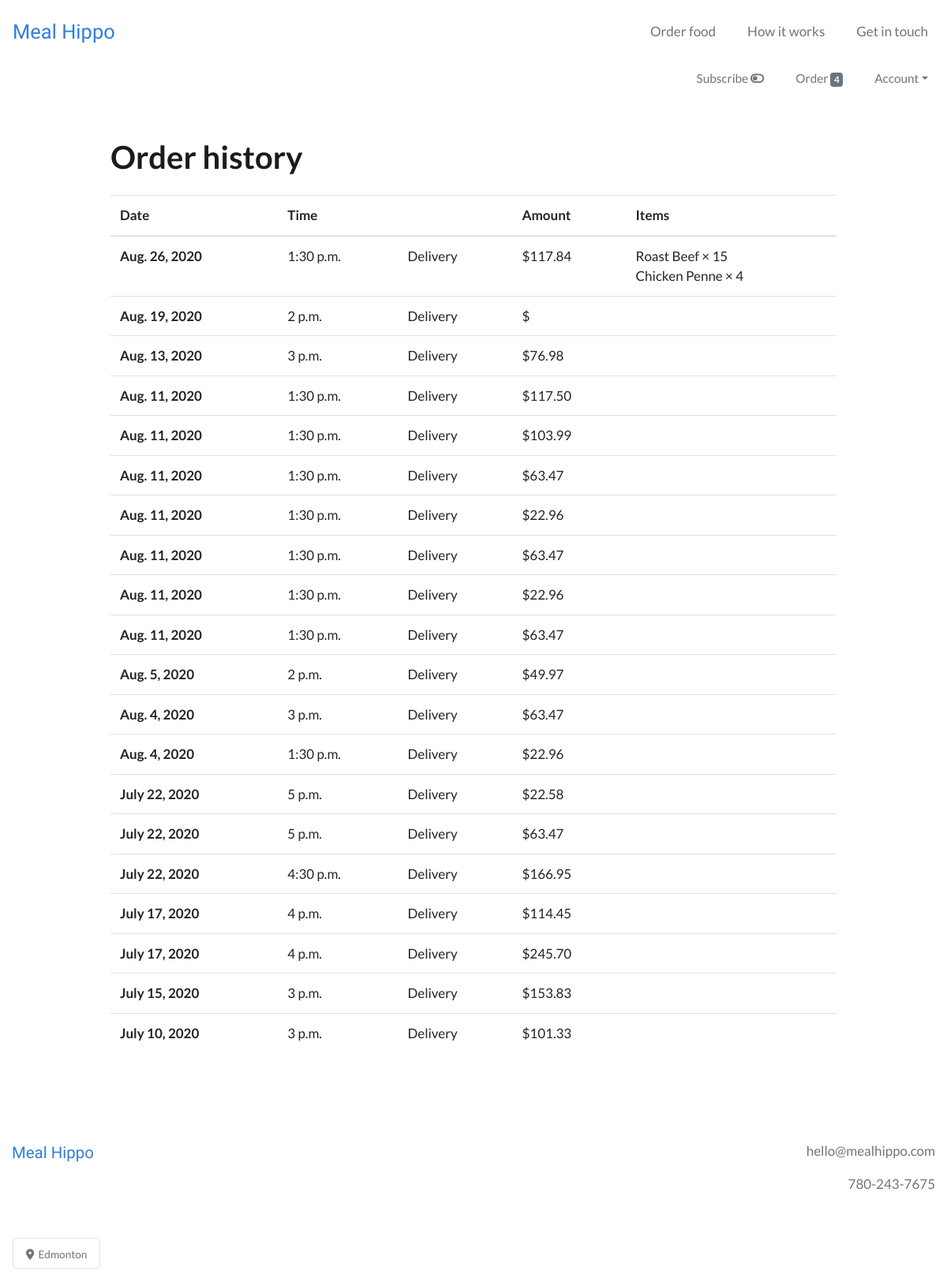
The app's page /order/history (signed in) with its own data.
### users/models.py (models this page shows, shortened)
class CustomUser(AbstractBaseUser):
    email = models.EmailField(unique=True)
    is_active = models.BooleanField(default=True)
    is_admin = models.BooleanField(default=False)
    objects = CustomUserManager()
    USERNAME_FIELD = 'email'
    REQUIRED_FIELDS = []

### webplatform/models.py (models this page shows, shortened)
class Order(models.Model):
    user = models.ForeignKey(settings.AUTH_USER_MODEL, on_delete=models.CASCADE)
    items = models.ManyToManyField(OrderItem)
    to_be_delivered = models.BooleanField(default=True)
    delivery_date = models.DateField(null=True)
    delivery_time = models.TimeField(null=True)
    notes = models.TextField(blank=True, null=True, verbose_name='Order notes')
    is_completed = models.BooleanField(default=False)
    payment = models.ForeignKey(Payment, on_delete=models.SET_NULL, blank=True, null=True)
    created_at = models.DateTimeField(auto_now_add=True)
    modified_at = models.DateTimeField(auto_now=True)

class Payment(models.Model):
    stripe_charge_id = models.CharField(max_length=50)
    user = models.ForeignKey(settings.AUTH_USER_MODEL, on_delete=models.SET_NULL, blank=True, null=True)
    price = models.FloatField()
    timestamp = models.DateTimeField(auto_now=True)

class OrderItem(models.Model):
    user = models.ForeignKey(settings.AUTH_USER_MODEL, on_delete=models.CASCADE)
    item = models.ForeignKey(Item, on_delete=models.CASCADE)
    quantity = models.IntegerField(default=1)
    is_individual = models.BooleanField(default=False)
    is_completed = models.BooleanField(default=False)

class Item(models.Model):
    supplier = models.ForeignKey(Supplier, on_delete=models.CASCADE)
    name = models.CharField(max_length=100)
    description = models.TextField()
    price = models.FloatField()
    minimum_portions = models.IntegerField(blank=True, null=True)
    portion_increment = models.IntegerField(blank=True, null=True)
    minimum_lead_time = models.IntegerField(blank=True, null=True)
    calories = models.CharField(max_length=100, blank=True, null=True)
    protein = models.FloatField(blank=True, null=True)
    fat = models.FloatField(blank=True, null=True)
    carbs = models.FloatField(blank=True, null=True)
    portion_size = models.TextField(blank=True, null=True)
    rank = models.IntegerField(blank=True, null=True)
    is_active = models.BooleanField()
    is_featured = models.BooleanField(default=False)
    created_at = models.DateTimeField(auto_now_add=True)
    modified_at = models.DateTimeField(auto_now=True)

### webplatform/views.py (the view)
# urls.py: path('order/history', views.OrderHistoryView.as_view(), name='order_history_view'),
class OrderHistoryView(IsSubscribedMixin, LoginRequiredMixin, TemplateView):
    login_url = 'login'
    template_name = 'webplatform/order_history_view.html'
    def get_context_data(self, **kwargs):
        context = super().get_context_data(**kwargs)
        context['completed_orders'] = models.Order.objects.filter(user=self.request.user, is_completed=True).order_by('-delivery_date', '-delivery_time')
        return context

### webplatform/templatetags/templatetags.py (called while the page is built)
@register.filter
def cart_item_count(user):
    if user.is_authenticated:
        queryset = models.Order.objects.filter(user=user, is_completed=False)
        if queryset.exists():
            return queryset[0].items.count()
    return 0

### webplatform/views.py (called while the page is built)
    def get_context_data(self, **kwargs):
        context = super(IsSubscribedMixin, self).get_context_data(**kwargs)
        if self.request.user.is_authenticated:
            user_subscription_qs = models.UserSubscription.objects.filter(user=self.request.user)
            user_subscription = user_subscription_qs[0]
            context['is_subscribed'] = user_subscription.is_subscribed
        return context

### webplatform/templates/webplatform/order_history_view.html (shortened to what this page needs)
{% extends 'base.html' %}
{% load static %}
{% load humanize %}
{% block content %}
<div class="container my-5">
  <div class="row my-5">
    <div class="col-md-10 offset-md-1">
      <h1 class="mb-4">Order history</h1>
      <table class="table">
        <thead>
          <tr>
            <th scope="col">Date</th>
            <th scope="col">Time</th>
            <th scope="col"></th>
            <th scope="col">Amount</th>
            <th scope="col">Items</th>
          </tr>
        </thead>
        <tbody>
          {% for completed_order in completed_orders %}
            <tr>
              <th scope="row">{{ completed_order.delivery_date }}</th>
              <td>{{ completed_order.delivery_time }}</td>
              <td>{% if completed_order.to_be_delivered %}Delivery{% else %}Pickup{% endif %}</td>
              <td>${{ completed_order.payment.price|floatformat:2|intcomma }}</td>
              <td>
                {% for order_item in completed_order.items.all %}
                  {{ order_item.item.name }} &times; {{ order_item.quantity }}<br>
                {% endfor %}
              </td>
            </tr>
          {% endfor %}
        </tbody>
      </table>
    </div>
  </div>
</div>
{% endblock %}

### templates/base.html (shortened to what this page needs)
{% load static %}
{% load templatetags %}
<!DOCTYPE html>
<html lang="en" dir="ltr">
  <head>
    <link rel="stylesheet" href="https://stackpath.bootstrapcdn.com/bootstrap/4.4.1/css/bootstrap.min.css">
    <link rel="stylesheet" type="text/css" href="{% static 'style.css' %}">
  </head>
  <body>
    <nav class="navbar navbar-expand-md navbar-light py-3">
      <a class="navbar-brand" href="{% url 'webplatform:home_view' %}">Meal&nbsp;Hippo</a>
      <div class="collapse navbar-collapse" id="navbarText">
        <ul class="navbar-nav ml-auto">
          <li class="nav-item mr-4">
            <a class="nav-link" href="{% url 'webplatform:order_items_view' %}">Order food</a>
          </li>
          <li class="nav-item mr-4">
            <a class="nav-link" href="{% url 'webplatform:support_view' %}">How it works</a>
          </li>
          {% if user.is_authenticated %}
            <li class="nav-item">
          {% else %}
            <li class="nav-item mr-4">
          {% endif %}
            <a class="nav-link" href="{% url 'webplatform:contact_view' %}">Get in touch</a>
          </li>
        </ul>
      </div>
    </nav>
    {% if user.is_authenticated %}
        <nav class="navbar navbar-expand navbar-light user-nav pt-0">
            <ul class="navbar-nav mx-auto ml-md-auto mr-md-0">
              {% if is_subscribed %}
                <li class="nav-item mr-4">
                  <a class="nav-link" data-toggle="modal" data-target="#subscribe_modal" href="">Subscribed <i class="fas fa-toggle-on"></i></a>
                </li>
              {% else %}
                <span data-toggle="tooltip" data-placement="bottom" title="Set up automatic weekly orders and save money">
                  <li class="nav-item mr-4">
                    <a class="nav-link" data-toggle="modal" data-target="#subscribe_modal" href="">Subscribe <i class="fas fa-toggle-off"></i></a>
                  </li>
                </span>
              {% endif %}
              <li class="nav-item mr-4">
                <a class="nav-link" href="{% url 'webplatform:order_items_view' %}">
                  Order <span class="badge badge-secondary">{{ request.user|cart_item_count }}</span>
                </a>
              </li>
              <li class="nav-item dropdown">
                <a class="nav-link dropdown-toggle" data-toggle="dropdown" href="#" role="button" aria-haspopup="true" aria-expanded="false">Account</a>
              </li>
            </ul>
        </nav>
    {% endif %}
    {% block content %}
    {% endblock %}
    <footer>
      <div class="container-fluid text-center py-5 mb-5">
        <div class="row">
          <div class="col-sm text-sm-left mb-4">
            <span class="logo">
              <a href="{% url 'webplatform:home_view' %}">Meal&nbsp;Hippo</a>
            </span>
          </div>
          <div class="col-sm text-sm-right">
            <p>hello@mealhippo.com</p>
            <p>780-243-7675</p>
          </div>
        </div>
      </div>
    </footer>
    <div class="fixed-bottom ml-3 mb-4 location">
      <span class="border rounded text-secondary bg-white px-3 py-2 location-badge">
        <small><i class="fas fa-map-marker-alt"></i>&nbsp;&nbsp;Edmonton</small>
      </span>
    </div>
  </body>
</html>

### static/style.css (style rules this page uses)
:root { --heading: #1B1B1F; --sub_heading: #1B1B1F; --text: #70747A; --logo: #307FDB; --button_dark: #307FDB; --button_light: #388FF4; --link_dark: #307FDB; --link_light: #388FF4; --nav_dark: #70747A; --nav_light: #1B1B1F; --attention_dark: #C1DAFF; --attention_light: #D8E8FF; --attention_text: #0956AF; --splash_focus: #78290F; }
body { color: var(--text); font-family: 'Lato', sans-serif; font-size: 17px; }
a, .btn-link { color: var(--link_dark); }
h1, h2, h3 { font-weight: bold; color: var(--heading); }
.navbar-light .navbar-brand, .logo a { color: var(--logo); font-size: 1.5em; font-family: 'Varela Round', "Arial Rounded MT Bold", "Helvetica Rounded", sans-serif; }
.logo a { font-size: 1.2em; }
.navbar-nav .nav-item a.nav-link { color: var(--nav_dark); }
.user-nav { font-size: 0.9em; }
.location { width: 120px; }

### records on screen
CustomUser: user|cart_item_count "4"
Order: delivery_date "Aug. 26, 2020", delivery_time "1:30 p.m.", to_be_delivered "Delivery", payment.price "117.84"
OrderItem: item.name "Roast Beef", quantity "15"
OrderItem: item.name "Chicken Penne", quantity "4"
Order: delivery_date "Aug. 19, 2020", delivery_time "2 p.m.", to_be_delivered "Delivery"
Order: delivery_date "Aug. 13, 2020", delivery_time "3 p.m.", to_be_delivered "Delivery", payment.price "76.98"
Order: delivery_date "Aug. 11, 2020", delivery_time "1:30 p.m.", to_be_delivered "Delivery", payment.price "117.50"
Order: delivery_date "Aug. 11, 2020", delivery_time "1:30 p.m.", to_be_delivered "Delivery", payment.price "103.99"
Order: delivery_date "Aug. 11, 2020", delivery_time "1:30 p.m.", to_be_delivered "Delivery", payment.price "63.47"
Order: delivery_date "Aug. 11, 2020", delivery_time "1:30 p.m.", to_be_delivered "Delivery", payment.price "22.96"
Order: delivery_date "Aug. 11, 2020", delivery_time "1:30 p.m.", to_be_delivered "Delivery", payment.price "63.47"
Order: delivery_date "Aug. 11, 2020", delivery_time "1:30 p.m.", to_be_delivered "Delivery", payment.price "22.96"
Order: delivery_date "Aug. 11, 2020", delivery_time "1:30 p.m.", to_be_delivered "Delivery", payment.price "63.47"
Order: delivery_date "Aug. 5, 2020", delivery_time "2 p.m.", to_be_delivered "Delivery", payment.price "49.97"
Order: delivery_date "Aug. 4, 2020", delivery_time "3 p.m.", to_be_delivered "Delivery", payment.price "63.47"
Order: delivery_date "Aug. 4, 2020", delivery_time "1:30 p.m.", to_be_delivered "Delivery", payment.price "22.96"
Order: delivery_date "July 22, 2020", delivery_time "5 p.m.", to_be_delivered "Delivery", payment.price "22.58"
Order: delivery_date "July 22, 2020", delivery_time "5 p.m.", to_be_delivered "Delivery", payment.price "63.47"
Order: delivery_date "July 22, 2020", delivery_time "4:30 p.m.", to_be_delivered "Delivery", payment.price "166.95"
Order: delivery_date "July 17, 2020", delivery_time "4 p.m.", to_be_delivered "Delivery", payment.price "114.45"
Order: delivery_date "July 17, 2020", delivery_time "4 p.m.", to_be_delivered "Delivery", payment.price "245.70"
Order: delivery_date "July 15, 2020", delivery_time "3 p.m.", to_be_delivered "Delivery", payment.price "153.83"
Order: delivery_date "July 10, 2020", delivery_time "3 p.m.", to_be_delivered "Delivery", payment.price "101.33"
